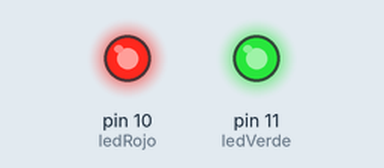
Recording of a sketch running on a simulated Arduino Uno, built with avr-gcc and run on an emulated ATmega328P. Shown: output pins drawn as LEDs (lit = HIGH).

Above: at 0.1 s.
Timing chart, 0 to 1.6 s (numbered marks = the images above):
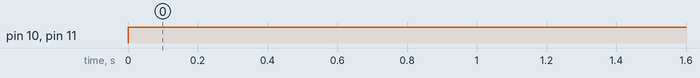

Measured:
- by itself, pin 10 (ledRojo), pin 11 (ledVerde): LOW → HIGH at 0.00 s

The sketch:

sketch_jan26a.ino
```cpp
int ledRojo = 10;
int ledVerde = 11;

void setup() {
  // put your setup code here, to run once:
 pinMode(ledRojo, OUTPUT);
 pinMode(ledVerde, OUTPUT);
}

void loop() {
  // put your main code here, to run repeatedly:
  digitalWrite(ledRojo, HIGH);
  digitalWrite(ledVerde,HIGH);
}
```
